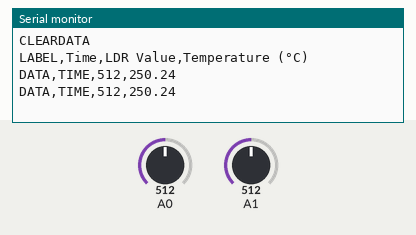
The sketch below on a simulated Arduino Uno, built with avr-gcc and run on an emulated ATmega328P. Shown: the last lines printed to the serial monitor. The test bench sets the inputs (shaded band); at power-on: A0 = 512, A1 = 512.

Above: at 1.8 s.
1.9 s: A0 set to 716
At 2.8 s:
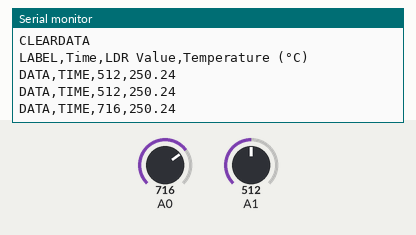
3.4 s: A1 set to 716
At 4.5 s:
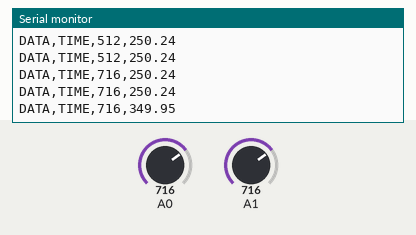
4.9 s: A0 set to 900
At 5.8 s:
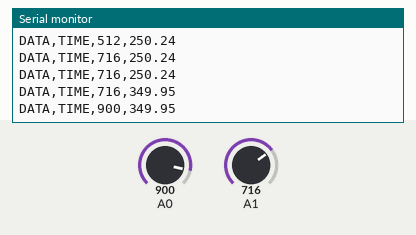
6.4 s: A1 set to 900
At 7.8 s:
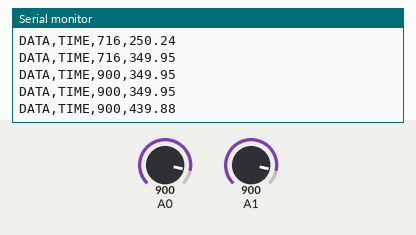
Timing chart, 0 to 8.9 s (numbered marks = the images above; inputs shaded):
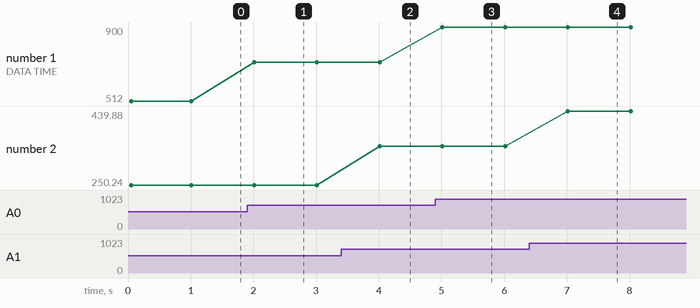

Measured:
- after the input at 1.9 s, the serial monitor: prints a new line after 0.11 s (image 1)
- after the input at 3.4 s, the serial monitor: prints a new line after 0.61 s (image 2)
- after the input at 4.9 s, the serial monitor: prints a new line after 0.11 s (image 3)
- after the input at 6.4 s, the serial monitor: prints a new line after 0.61 s (image 4)
- plotted number 1: 512 → 716 after the input at 1.9 s, 716 → 900 after the input at 4.9 s
- plotted number 2: 250.24 → 349.95 after the input at 3.4 s, 349.95 → 439.88 after the input at 6.4 s

The sketch:

W6_PLX-DAQ.ino
```cpp
void setup() {
  Serial.begin(9600);  // Start serial communication
  Serial.println("CLEARDATA");  // Clear previous data
  Serial.println("LABEL,Time,LDR Value,Temperature (°C)");  // Excel headers
}

void loop() {
  // Read LDR value from A0
  int ldrValue = analogRead(A0);

  // Read LM35 value from A1
  int lm35Value = analogRead(A1);
  float voltage = lm35Value * (5.0 / 1023.0);      // Convert to voltage
  float temperatureC = voltage * 100;              // Convert to °C

  // Send to PLX-DAQ
  Serial.print("DATA,TIME,");
  Serial.print(ldrValue);
  Serial.print(",");
  Serial.println(temperatureC);

  delay(1000);  // 1-second delay
}
```
